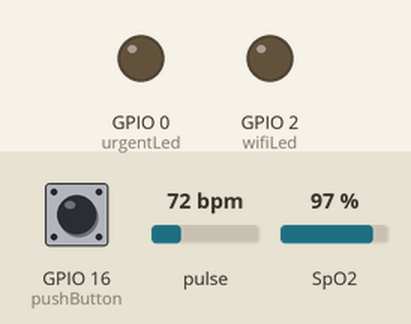
Simulated run of this sketch. Board: ESP8266 (NodeMCU). Shown: output pins drawn as LEDs (lit = HIGH). The test bench sets the inputs (shaded band); at power-on: GPIO 16 (pushButton) LOW, pulse 72 bpm, SpO2 97 %. WiFi joins after 1.5 s; servers stay silent unless stated; web services answer with replies made up by the test bench; what the sketch prints to the serial monitor is not drawn.

Above: at 3.0 s.
3.1 s: GPIO 16 (pushButton) pulled HIGH for 1 s
At 4.5 s:
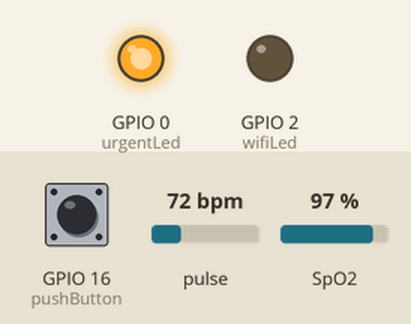
10.6 s: GPIO 16 (pushButton) pulled HIGH for 3.2 s
At 16.0 s:
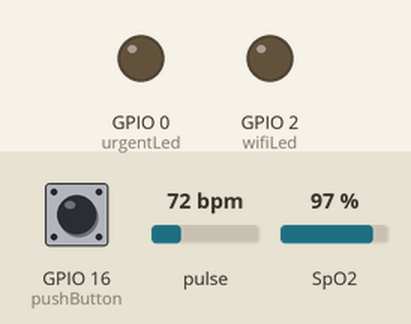
Timing chart, 0 to 17.5 s (numbered marks = the images above; inputs shaded):
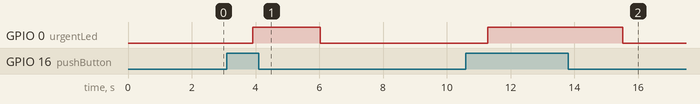

The sketch:

nodemcu.ino
```cpp
/*************************************************************

  This example shows how value can be pushed from Arduino to
  the Blynk App.

  NOTE:
  BlynkTimer provides SimpleTimer functionality:
    http://playground.arduino.cc/Code/SimpleTimer

  App project setup:
    Value Display widget attached to Virtual Pin V5
 *************************************************************/

// Template ID, Device Name and Auth Token are provided by the Blynk.Cloud
// See the Device Info tab, or Template settings
#define BLYNK_TEMPLATE_ID "TMPLXOPjzmve"
#define BLYNK_DEVICE_NAME "template1"
#define BLYNK_AUTH_TOKEN "rNSV28WBAPSwnBmwem93Bxg5D8k9v0FE"
#define I2C_BUS_SPEED 400000UL

// Comment this out to disable prints and save space
#define BLYNK_PRINT Serial
#include <Wire.h>
#include "MAX30100_PulseOximeter.h"
#include <SoftwareSerial.h>
#include <ESP8266WiFi.h>
#include <BlynkSimpleEsp8266.h>
#include <ESP8266HTTPClient.h>
#include <WiFiClient.h>
#include <UrlEncode.h>
#include "Adafruit_GFX.h"
#include "OakOLED.h"
#include <ArduinoJson.h>
#define MAX30100_I2C_ADDRESS 0x57
char auth[] = BLYNK_AUTH_TOKEN;
// Your WiFi credentials.
// Set password to "" for open networks.
char ssid[] = "micha";
char pass[] = "00000000";
// char ssid[] = "NO_CONNECTION!";
// char pass[] = "M27101992%";

int urgentLed = 0;
int pushButton = 16;
int wifiLed = 2;  //pin D3 where led is connected
// #define wifiLed D4
double lat = 0;
double lon = 0;
// double lat = 33.8938, lon = 35.5018;
boolean fall = false;

//variables
String googleMapUrl = "https://www.google.com/maps/place/33.8938,35.5018";
float oxygen = 0.00, heartRate = 0.00;
float temp = 20.18;
String phoneNumber = "+96176397142";  //96176397142
String apiKey = "3616061";            //3616061 //6261627
int BLINKING_SPEED = 900;
// constants won't change:
unsigned long currentMillis;
String FALL_DETECTION_EMAIL_BODY = "A fall is detected at: " + googleMapUrl;
PulseOximeter pox;
uint32_t tsLastReport = 0;

WidgetLCD lcd(V1);

void onBeatDetected() {
  // Serial.println("Beat!");
}

void setup() {

  Serial.begin(115200);
  pinMode(wifiLed, OUTPUT);
  pinMode(pushButton, INPUT);  //D0
  pinMode(urgentLed, OUTPUT);  //D3
  // Debug console
  // WiFi.begin(ssid, pass);
  // Serial.println("Connecting");

  // while (WiFi.status() != WL_CONNECTED) {
  //   digitalWrite(wifiLed, LOW);
  //   delayUpdate(BLINKING_SPEED);
  //   digitalWrite(wifiLed, HIGH);
  //   Serial.print(".");
  // }

  // Serial.println("");
  // Serial.print("Connected to WiFi network with IP Address: ");
  // Serial.println(WiFi.localIP());

  // while (!Serial) {
  //   ;  // wait for serial port to connect. Needed for native USB port only
  // }
  // pinMode(16, OUTPUT);
  Blynk.begin(auth, ssid, pass);

  if (!pox.begin()) {
    Serial.println(F("PulseOximeter failed begin"));
    for (;;)
      ;
  } else {
    Serial.println(F("PulseOximeter begin"));
    pox.setOnBeatDetectedCallback(onBeatDetected);
  }
  pox.setIRLedCurrent(MAX30100_LED_CURR_7_6MA);
}

void loop() {
  pox.update();
  Blynk.run();

  if (digitalRead(pushButton) == HIGH) {
    digitalWrite(urgentLed, HIGH);
    sendWhatsapp();
  } else {
    digitalWrite(urgentLed, LOW);
  }
  if (millis() - tsLastReport > 1000) {
    Serial.print("Heart rate:");
    heartRate = pox.getHeartRate();
    Serial.print(heartRate);
    Serial.print(" bpm / SpO2:");
    oxygen = pox.getSpO2();
    Serial.print(oxygen);
    Serial.println("%");
    Blynk.virtualWrite(V2, oxygen);//send value to app
    Blynk.virtualWrite(V3, heartRate);
    tsLastReport = millis();
  }

  if (Serial.available()) {
    pox.update();
    StaticJsonDocument<200> dataObj;
    deserializeJson(dataObj, Serial);

    if (dataObj["lon"] > 0) {
      lon = dataObj["lon"];
    }
    if (dataObj["lat"] > 0) lat = dataObj["lat"];
    if (dataObj["temp"] > 0) {
      temp = dataObj["temp"];
    }
    fall = dataObj["fall"];
    pox.update();
    String longitude = String(lon, 6);
    String latitude = String(lat, 6);

    googleMapUrl = "google.com/maps/place/" + latitude + "," + longitude;
    dataObj["googleMapUrl"] = googleMapUrl;

    char str[200];
    Serial.println("received data object: ");
    serializeJsonPretty(dataObj, str);
    pox.update();
    Serial.println(str);
  }

  // delayUpdate(500);
  updateCloudInfo();
}


void reconnectBlynk() {
  if (!Blynk.connected()) {
    Serial.println("Lost connection");
    if (Blynk.connect()) Serial.println("Reconnected");
    else Serial.println("Not reconnected");
  }
}

void updateCloudInfo() {
  delayUpdate(150);
  if (temp > 0) {
    Blynk.virtualWrite(V0, temp);
    delayUpdate(150);
  }
  Blynk.virtualWrite(V2, oxygen);
  // delayUpdate(150);
  Blynk.virtualWrite(V3, heartRate);
  delayUpdate(150);
  lcd.clear();
  // delayUpdate(150);
  if (lon > 0 && lat > 0) {
    String line1 = String("lat: ") + lat;
    String line2 = String("lng: ") + lon;
    // delayUpdate(150);
    lcd.print(0, 0, line1);
    delayUpdate(150);
    lcd.print(0, 1, line2);
    //myMap.location(2, gps.location.lat(), gps.location.lng(), GPSLabel);
  } else {
    lcd.print(0, 0, "GPS lost");
  }
  delayUpdate(150);
  if (fall) {
    sendWhatsapp();
  }
  delayUpdate(150);
}


void sendWhatsapp() {
  delayUpdate(150);
  Serial.println("sending whatsapp msg");
  googleMapUrl = "google.com/maps/place/" + String(lat, 6) + "," + String(lon, 6);
  String info = "Heart: " + String(heartRate) + " bpm,"
                + "Oxygen: " + String(oxygen) + ", "
                + "Location: " + googleMapUrl;
  Serial.print("sms data: ");
  Serial.println(info);

  // Data to send with HTTP POST
  String url = "http://api.callmebot.com/whatsapp.php?phone=" + phoneNumber + "&text=" + urlEncode(info) + "&apikey=" + apiKey;
  Serial.print("api url: ");
  Serial.println(url);
  WiFiClient client;
  HTTPClient http;
  http.begin(client, url);
  delayUpdate(150);
  // Specify content-type header
  http.addHeader("Content-Type", "application/x-www-form-urlencoded");

  // Send HTTP POST request
  int httpResponseCode = http.POST(url);
  delayUpdate(150);
  if (httpResponseCode == 200) {
    Serial.println("Message sent successfully");
  } else {
    Serial.println("Error sending the message");
    Serial.print("HTTP response code: ");
    Serial.println(httpResponseCode);
  }

  // delayUpdate(150);
  http.end();

  Blynk.logEvent("fall_detection", FALL_DETECTION_EMAIL_BODY);
  delayUpdate(150);
}

void delayUpdate(int millis) {
  for (int i = 0; i < millis; i++) {
    pox.update();
    delay(1);
  }
}
```

Measured:
- after the input at 3.1 s, GPIO 0 (urgentLed): LOW → HIGH after 0.81 s, → LOW 2.1 s later
- after the input at 10.6 s, GPIO 0 (urgentLed): LOW → HIGH after 0.69 s, → LOW 4.2 s later
